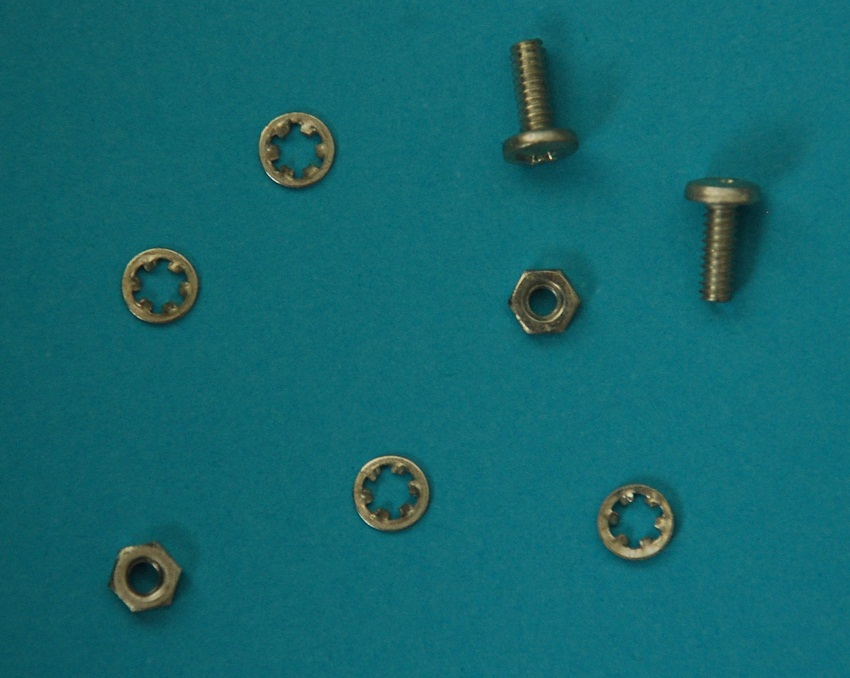
#> input picture Parts2.jpg, 850 x 678 px
$ python -i segmentation.py   (imports and definitions only)   (Python 2 division)   (older library calls are emulated)
#> lines starting #> are read from the running program, lines starting #| are printed output that depends on the picture
import cv2
def segmentation(img):
    #location
    imageLoc = img

    #read image
    img = cv2.imread(imageLoc , 1)

    #OpenCV represents RGB images as multi-dimensional NumPy arrays…but in reverse order!
    #This means that images are actually represented in BGR order rather than RGB!

    #Plotting numpy arrays as images
    #pyplot.imshow(cv2.cvtColor(img, cv2.COLOR_BGR2RGB))

    #define kernel for morphological
    kernel = cv2.getStructuringElement(cv2.MORPH_ELLIPSE,(9,9))

    #grayscale
    gray = cv2.imread(imageLoc,0)

    #morphological gradient
    gradient = cv2.morphologyEx(gray, cv2.MORPH_GRADIENT, kernel)

    #pyplot.imshow(gradient,cmap='gray')
    #plt.show()
    #get the threshold of morphological gradient
    retval,out = cv2.threshold(gradient,50,200,cv2.THRESH_BINARY)

    #apply dilation to output so broken pixels are fixed
    out = cv2.dilate(out,kernel,iterations=1)

    #pyplot.imshow(out,cmap='gray')
    #pyplot.show()

    #
    #find obj
    rects, contours, h = cv2.findContours(out, cv2.RETR_EXTERNAL, cv2.CHAIN_APPROX_SIMPLE)

    #duplicate to test detection
    imgCopy=img

    #define min and max area for objects
    min_a = .001
    max_a = 1
    #
    segm = []
    #draw rectangle and add object in segm array as individual obj
    #print("contours detected:",len(contours))
    obj = 0
    for i in range(len(contours)):
        x,y,w,h = cv2.boundingRect(contours[i])
        a_ratio = (w*h) / (imgCopy.shape[0] * imgCopy.shape[1])
        if (a_ratio >= min_a and a_ratio <= max_a):
            obj+=1
            segm.append(tuple([x,y,w,h]))
            imgCopy = cv2.rectangle(imgCopy,(x,y),(x+w,y+h),(0,255,0),10)

    #print("Objects detected:",obj)
    return segm,img,out

>>> import cv2
>>> picture = cv2.imread('Parts2.jpg', cv2.IMREAD_GRAYSCALE)
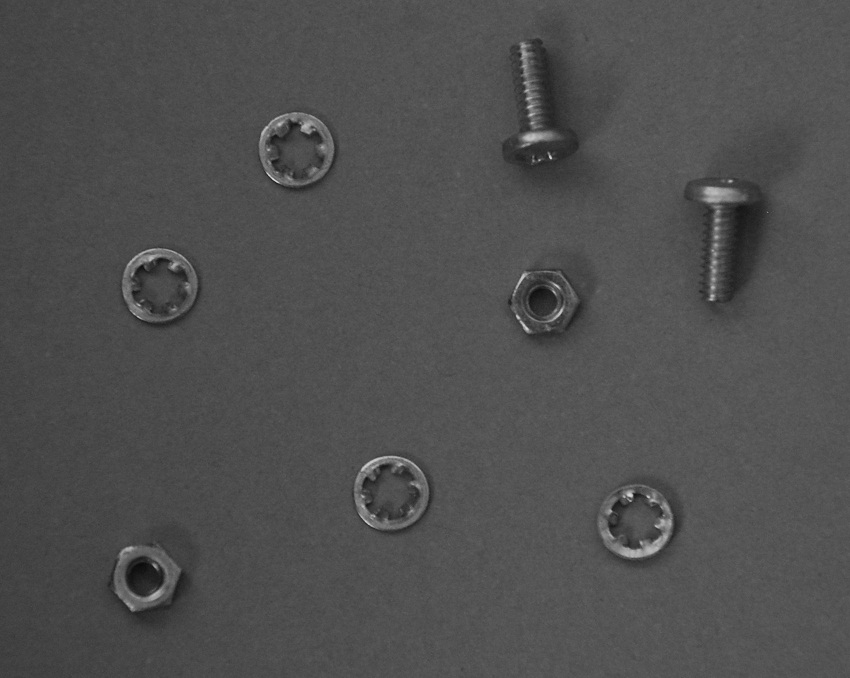
#> picture: shape (678, 850); min 10, max 224, mean 79.2
#> (the run stopped early here; a loop or call above may not have finished)
